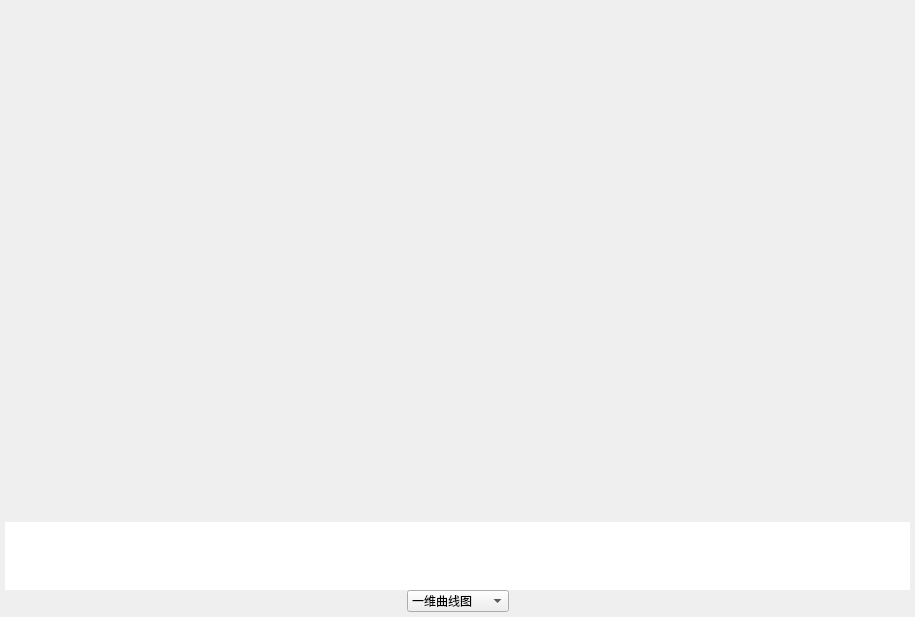
<?xml version="1.0" encoding="UTF-8"?>
<ui version="4.0">
 <class>ViewForm</class>
 <widget class="QWidget" name="ViewForm">
  <property name="geometry">
   <rect>
    <x>0</x>
    <y>0</y>
    <width>915</width>
    <height>617</height>
   </rect>
  </property>
  <property name="mouseTracking">
   <bool>true</bool>
  </property>
  <property name="windowTitle">
   <string>Form</string>
  </property>
  <property name="styleSheet">
   <string notr="true"/>
  </property>
  <layout class="QVBoxLayout" name="verticalLayout" stretch="25,2,1">
   <property name="spacing">
    <number>0</number>
   </property>
   <property name="leftMargin">
    <number>5</number>
   </property>
   <property name="topMargin">
    <number>5</number>
   </property>
   <property name="rightMargin">
    <number>5</number>
   </property>
   <property name="bottomMargin">
    <number>5</number>
   </property>
   <item>
    <layout class="QHBoxLayout" name="horizontalLayout_2" stretch="0">
     <item>
      <widget class="QWidget" name="widget" native="true">
       <property name="tabletTracking">
        <bool>false</bool>
       </property>
       <property name="autoFillBackground">
        <bool>true</bool>
       </property>
       <property name="styleSheet">
        <string notr="true"/>
       </property>
      </widget>
     </item>
    </layout>
   </item>
   <item>
    <widget class="QTableWidget" name="tableWidget">
     <property name="tabletTracking">
      <bool>true</bool>
     </property>
     <property name="autoFillBackground">
      <bool>false</bool>
     </property>
     <property name="styleSheet">
      <string notr="true">border:none;</string>
     </property>
    </widget>
   </item>
   <item>
    <layout class="QHBoxLayout" name="horizontalLayout">
     <item>
      <spacer name="horizontalSpacer">
       <property name="orientation">
        <enum>Qt::Horizontal</enum>
       </property>
       <property name="sizeHint" stdset="0">
        <size>
         <width>40</width>
         <height>20</height>
        </size>
       </property>
      </spacer>
     </item>
     <item>
      <widget class="QComboBox" name="comboBox">
       <item>
        <property name="text">
         <string>一维曲线图</string>
        </property>
       </item>
       <item>
        <property name="text">
         <string>二维面积图</string>
        </property>
       </item>
       <item>
        <property name="text">
         <string>二维柱状图</string>
        </property>
       </item>
       <item>
        <property name="text">
         <string>二维散点图</string>
        </property>
       </item>
       <item>
        <property name="text">
         <string>二维蜡烛图</string>
        </property>
       </item>
       <item>
        <property name="text">
         <string>二维曲线图</string>
        </property>
       </item>
       <item>
        <property name="text">
         <string>二维极坐标图</string>
        </property>
       </item>
       <item>
        <property name="text">
         <string>二维色板图</string>
        </property>
       </item>
       <item>
        <property name="text">
         <string>三维极坐标图</string>
        </property>
       </item>
       <item>
        <property name="text">
         <string>三维瀑布图</string>
        </property>
       </item>
       <item>
        <property name="text">
         <string>三维曲线图</string>
        </property>
       </item>
       <item>
        <property name="text">
         <string>等高线图</string>
        </property>
       </item>
      </widget>
     </item>
     <item>
      <spacer name="horizontalSpacer_2">
       <property name="orientation">
        <enum>Qt::Horizontal</enum>
       </property>
       <property name="sizeHint" stdset="0">
        <size>
         <width>40</width>
         <height>20</height>
        </size>
       </property>
      </spacer>
     </item>
    </layout>
   </item>
  </layout>
  <action name="showaction">
   <property name="text">
    <string>显示</string>
   </property>
  </action>
  <action name="hideaction">
   <property name="text">
    <string>隐藏</string>
   </property>
  </action>
  <action name="deleteaction">
   <property name="text">
    <string>删除</string>
   </property>
  </action>
  <action name="curve">
   <property name="text">
    <string>曲线</string>
   </property>
  </action>
  <action name="dashed">
   <property name="text">
    <string>虚线</string>
   </property>
  </action>
  <action name="pillar">
   <property name="text">
    <string>柱线</string>
   </property>
  </action>
  <action name="ladder">
   <property name="text">
    <string>梯线</string>
   </property>
  </action>
  <action name="setaction">
   <property name="checkable">
    <bool>true</bool>
   </property>
   <property name="text">
    <string>曲线设置</string>
   </property>
  </action>
 </widget>
 <resources/>
 <connections/>
</ui>
